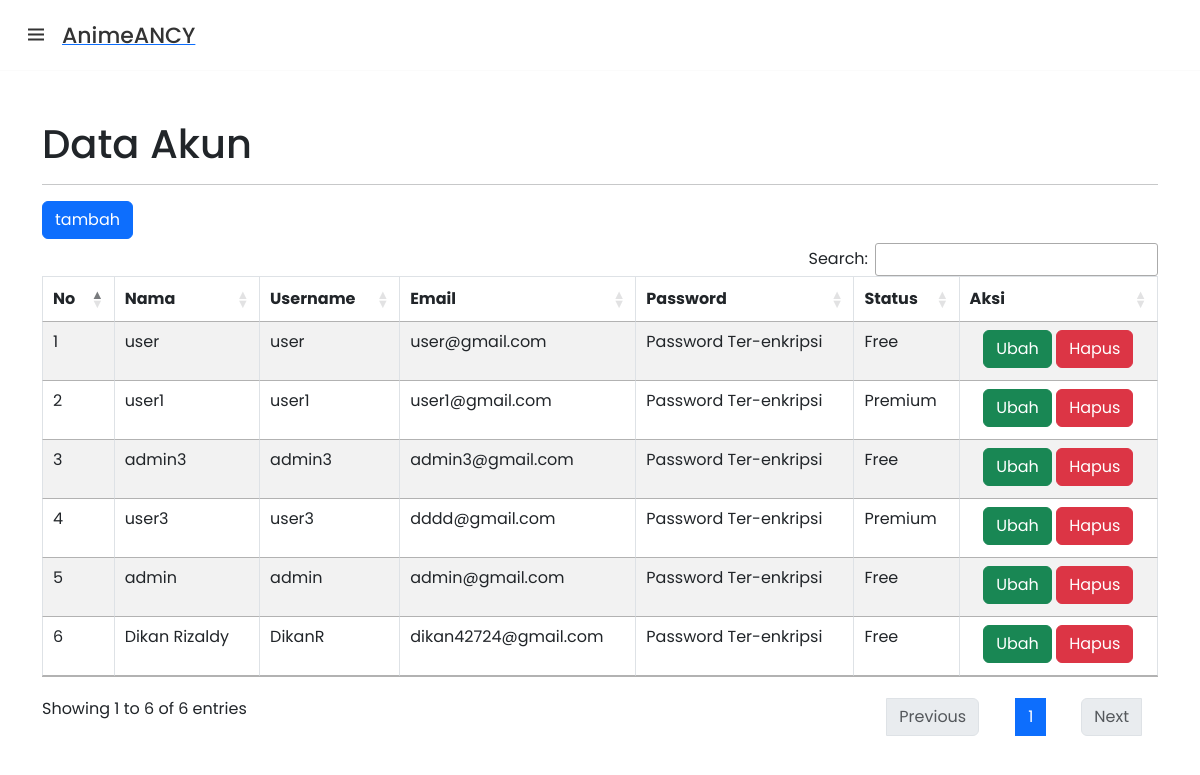
Page /crud-modal.php (signed in) on the committed database.
### tables this page shows
CREATE TABLE `akun` (
  `id_akun` int NOT NULL,
  `nama` varchar(100) NOT NULL,
  `username` varchar(100) NOT NULL,
  `email` varchar(50) NOT NULL,
  `password` varchar(100) NOT NULL,
  `level` varchar(2) NOT NULL,
  `membership` int NOT NULL DEFAULT '0'
);

### config/controller.php (called while the page is built, shortened)
<?php
function select($query){
    global $db;
    $result = mysqli_query($db, $query);
    $rows = [];
    while ($row = mysqli_fetch_assoc($result)) {
       $rows[] = $row;
    }
    return $rows;
}
?>

### crud-modal.php (the view, shortened to what this page needs)
<?php
    include 'layout/navbar.php';
    $data_akun = select("SELECT * FROM akun");
?>
<div class="container mt-5">
  <h1>Data Akun</h1>
<hr>
  <?php if($_SESSION['level'] == 1 ) : ?>
  <button type="button" class="btn btn-primary mb-1" data-bs-toggle="modal"
  data-bs-target="#modalTambah">tambah</button>
  <?php endif; ?>
  <table class="table table-bordered table-striped mt-3" id="table">
  <thead>
      <tr>
        <th>No</th>
        <th>Nama</th>
        <th>Username</th>
        <th>Email</th>
        <th>Password</th>
        <th>Status</th>
        <th>Aksi</th>
      </tr>
  </thead>
<tbody>
    <?php $no =1; ?>
    <?php if ($_SESSION['level'] == 1) : ?>
    <?php foreach($data_akun as $akun) : ?>
    <tr>
        <td> <?= $no++; ?></td>
        <td> <?= $akun['nama']; ?></td>
        <td> <?= $akun['username']; ?></td>
        <td> <?= $akun['email']; ?></td>
        <td>Password Ter-enkripsi</td>
        <td><?= ($akun['membership']) ? 'Premium' : 'Free'; ?></td>
        <td class="text-center">
            <button type="button" class="btn btn-success mb-1" data-bs-toggle="modal"
            data-bs-target="#modalUbah<?= $akun['id_akun']?>">Ubah</button>
            <button type="button" class="btn btn-danger mb-1" data-bs-toggle="modal"
            data-bs-target="#modalHapus<?= $akun['id_akun']?>">Hapus</button>
        </td>
    </tr>
<?php endforeach; ?>
        <?php endif; ?>
</tbody>
</table>
</div>
<?php include 'layout/footer.php'; ?>

### layout/navbar.php (shortened to what this page needs)
<!DOCTYPE html>
<html lang="en">
  <head>
    <link rel="stylesheet" href="css/style.css" />
    <link href="https://unpkg.com/boxicons@2.1.2/css/boxicons.min.css" rel="stylesheet" />
    <link rel="stylesheet" href="https://cdn.jsdelivr.net/npm/bootstrap@5.3.0-alpha3/dist/css/bootstrap.rtl.min.css">
    <link rel="stylesheet" href="https://cdn.datatables.net/1.13.4/css/dataTables.bootstrap5.min.css">
    <link rel="stylesheet" href="https://cdn.datatables.net/1.13.4/css/jquery.dataTables.min.css">
    <link rel="stylesheet" href="https://cdn.datatables.net/buttons/2.3.6/css/buttons.dataTables.min.css">
  </head>
  <body>
    <nav>
      <div class="logo">
        <i class="bx bx-menu menu-icon"></i>
        <a href="test.php">
          <span class="logo-name">AnimeANCY</span>
        </a>
      </div>
    </nav>
  </body>
</html>

### layout/footer.php (shortened to what this page needs)
</body>
</html>

### css/style.css (style rules this page uses)
* { margin: 0; padding: 0; box-sizing: border-box; font-family: "Poppins", sans-serif; }
body { min-height: 100%; background: #e3f2fd; }
nav { position: fixed; top: 0; left: 0; height: 70px; width: 100%; display: flex; align-items: center; background: #fff; box-shadow: 0 0 1px rgba(0, 0, 0, 0.1); }
nav .logo { display: flex; align-items: center; margin: 0 24px; }
.logo .menu-icon { color: #333; font-size: 24px; margin-right: 14px; cursor: pointer; }
.logo .logo-name { color: #333; font-size: 22px; font-weight: 500; }

### rows in the picture
akun: nama "user", username "user", email "user@gmail.com", membership "Free"
akun: nama "user1", username "user1", email "user1@gmail.com", membership "Premium"
akun: nama "admin3", username "admin3", email "admin3@gmail.com", membership "Free"
akun: nama "user3", username "user3", email "dddd@gmail.com", membership "Premium"
akun: nama "admin", username "admin", email "admin@gmail.com", membership "Free"
akun: nama "Dikan Rizaldy", username "DikanR", email "dikan42724@gmail.com", membership "Free"
